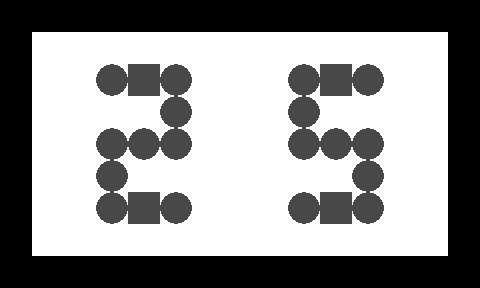

This is a level from a 2D game, rendered from its Tiled map with the project's own tilesets. A one-line summary and the complete map file follow:
An orthogonal 15x9 tile map with 32x32 px tiles, 2 tile layers (1, 2).

<map version="1.0" orientation="orthogonal" width="15" height="9" tilewidth="32" tileheight="32">
 <tileset firstgid="1" name="n_tiles1" tilewidth="32" tileheight="32">
  <image source="../../images/map/common/n_tiles1.png" width="128" height="64" />
 </tileset>
 <layer name="1" width="15" height="9">
  <data encoding="csv">
1,1,1,1,1,1,1,1,1,1,1,1,1,1,1,
1,1,1,1,1,1,1,1,1,1,1,1,1,1,1,
1,1,1,1,1,1,1,1,1,1,1,1,1,1,1,
1,1,1,1,1,1,1,1,1,1,1,1,1,1,1,
1,1,1,1,1,1,1,1,1,1,1,1,1,1,1,
1,1,1,1,1,1,1,1,1,1,1,1,1,1,1,
1,1,1,1,1,1,1,1,1,1,1,1,1,1,1,
1,1,1,1,1,1,1,1,1,1,1,1,1,1,1,
1,1,1,1,1,1,1,1,1,1,1,1,1,1,1
</data>
 </layer>
 <layer name="2" width="15" height="9">
  <data encoding="csv">
2,2,2,2,2,2,2,2,2,2,2,2,2,2,2,
2,0,0,0,0,0,0,0,0,0,0,0,0,0,2,
2,0,0,3,4,3,0,0,0,3,4,3,0,0,2,
2,0,0,0,0,3,0,0,0,3,0,0,0,0,2,
2,0,0,3,3,3,0,0,0,3,3,3,0,0,2,
2,0,0,3,0,0,0,0,0,0,0,3,0,0,2,
2,0,0,3,4,3,0,0,0,3,4,3,0,0,2,
2,0,0,0,0,0,0,0,0,0,0,0,0,0,2,
2,2,2,2,2,2,2,2,2,2,2,2,2,2,2
</data>
 </layer>
</map>
